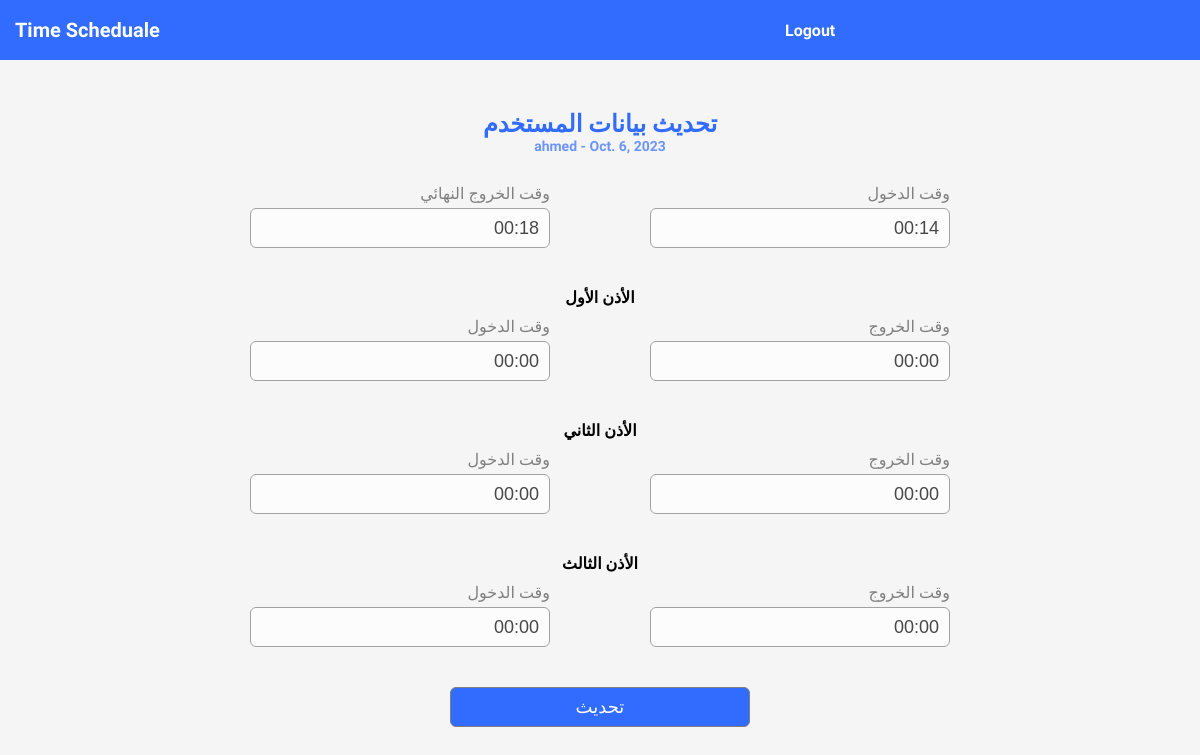
The page /managment/update/4 on the database as committed earlier.
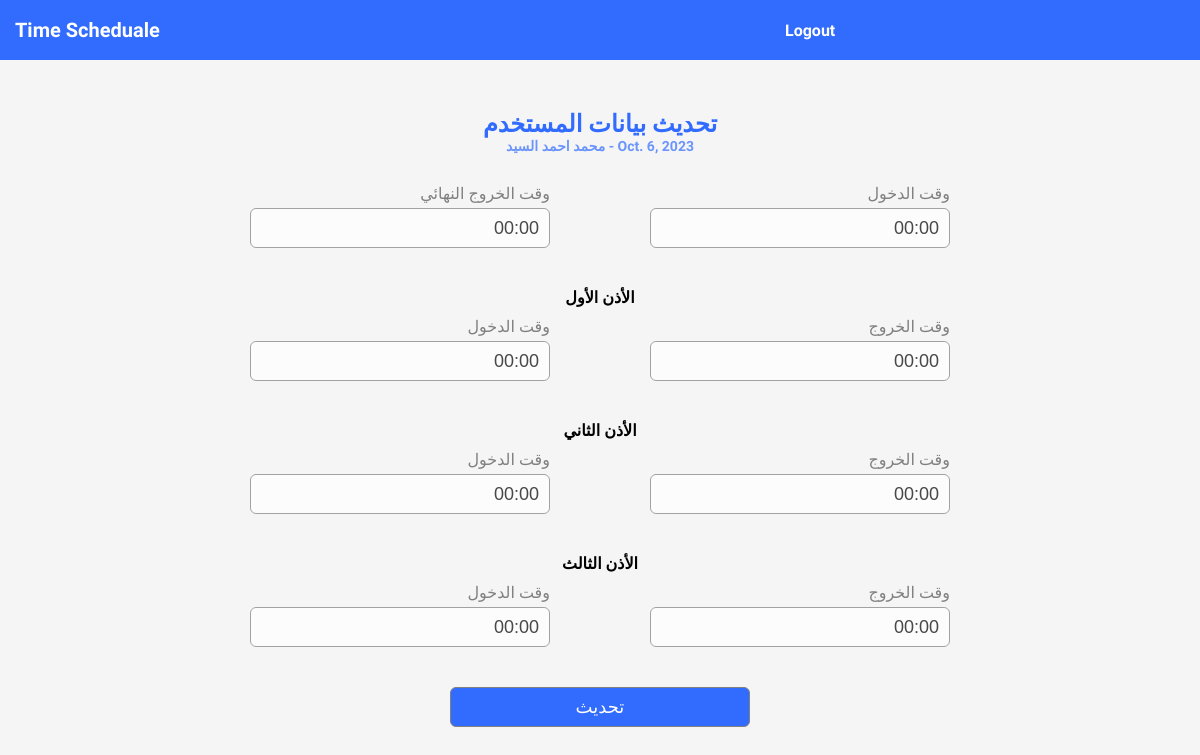
The same page on the database as committed later.
### employee/models.py (models this page shows, shortened)
class Employee(models.Model):
    name = models.CharField(max_length=300, null=True, blank=True)
    civil_id = models.CharField(max_length=300, null=True, blank=True)
    department = models.CharField(max_length=300, null=True, blank=True)
    enterance_time = models.TimeField(default=time(0,0) , null=True, blank=True)
    permission_leaving_time = models.TimeField(default=time(0,0), null=True, blank=True)
    permission_entering_time = models.TimeField(default=time(0,0), null=True, blank=True)
    is_permit_private_1 = models.BooleanField(default=True, null=True, blank=True)
    is_permit_hospital_1 = models.BooleanField(default=False, null=True, blank=True)
    is_permit_official_1 = models.BooleanField(default=False, null=True, blank=True)
    permission_leaving_time_2 = models.TimeField(default=time(0,0), null=True, blank=True)
    permission_entering_time_2 = models.TimeField(default=time(0,0), null=True, blank=True)
    is_permit_private_2 = models.BooleanField(default=True, null=True, blank=True)
    is_permit_hospital_2 = models.BooleanField(default=False, null=True, blank=True)
    is_permit_official_2 = models.BooleanField(default=False, null=True, blank=True)
    permission_leaving_time_3 = models.TimeField(default=time(0,0), null=True, blank=True)
    permission_entering_time_3 = models.TimeField(default=time(0,0), null=True, blank=True)
    is_permit_private_3 = models.BooleanField(default=True, null=True, blank=True)
    is_permit_hospital_3 = models.BooleanField(default=False, null=True, blank=True)
    is_permit_official_3 = models.BooleanField(default=False, null=True, blank=True)
    final_leaving_time = models.TimeField(default=time(0,0),null=True, blank=True)
    created_date = models.DateTimeField(default=timezone.now)

### managment/views.py (the view, shortened to what this page needs)
# urls.py: path("update/<str:pk>", UpdateView.as_view(), name="managment_update"),
class UpdateView(View):
    def get(self,request, pk):
        employee = Employee.objects.get(pk=pk)
        id = employee.id
        name = employee.name
        created_date = today
        enterance_time = employee.enterance_time.strftime("%H:%M")
        final_leaving_time = employee.final_leaving_time.strftime("%H:%M")
        permission_leaving_time = employee.permission_leaving_time.strftime("%H:%M")
        permission_entering_time = employee.permission_entering_time.strftime("%H:%M")
        permission_leaving_time_2 = employee.permission_leaving_time_2.strftime("%H:%M")
        permission_entering_time_2 = employee.permission_entering_time_2.strftime("%H:%M")
        permission_leaving_time_3 = employee.permission_leaving_time_3.strftime("%H:%M")
        permission_entering_time_3 = employee.permission_entering_time_3.strftime("%H:%M")
        context = {"id":id, "name":name, "created_date":created_date,  "enterance_time":enterance_time, "final_leaving_time":final_leaving_time, "permission_leaving_time":permission_leaving_time, "permission_entering_time":permission_entering_time,
                  "permission_leaving_time_2":permission_leaving_time_2,"permission_entering_time_2":permission_entering_time_2,
                  "permission_leaving_time_3":permission_leaving_time_3, "permission_entering_time_3":permission_entering_time_3}
        return render(request, "managment/update.html", context)

### templates/managment/update.html (shortened to what this page needs)
{% extends 'base.html' %}
{% load static %}
{% block content %}
<link rel="stylesheet" href="{% static 'css/update.css' %}" />
{% include "navebar.html" %}
<div class="container">
    <h2>تحديث بيانات المستخدم</h1>
    <h3>{{name}} - {{created_date}}</h3>
    <form method="POST" action="{% url "managment_update" id %}" dir="rtl">
        <div class="row">
            <div class="input-item">
                <label for="enter-time">وقت الدخول</label>
                <input type="text" name="enter-time" id="enter-time" value={{enterance_time}} />
            </div>
            <div class="input-item">
                <label for="final-leave-time">وقت الخروج النهائي</label>
                <input type="text" name="final-leave-time" id="final-leave-time" value={{final_leaving_time}} />
            </div>
       </div>
       <div class="permission-lable">
        <p>الأذن الأول</p>
       </div>
       <div class="row">
        <div class="input-item">
            <label for="permission-leave-time-1">وقت الخروج</label>
            <input type="text" name="permission-leave-time-1" id="permission-leave-time-1" value={{permission_leaving_time}} />
        </div>
        <div class="input-item">
            <label for="permission-enter-time-1">وقت الدخول</label>
            <input type="text" name="permission-enter-time-1" id="permission-enter-time-1" value={{permission_entering_time}} />
        </div>
    </div>
    <div class="permission-lable">
        <p>الأذن الثاني</p>
    </div>
    <div class="row">
        <div class="input-item">
            <label for="permission-leave-time-2">وقت الخروج</label>
            <input type="text" name="permission-leave-time-2" id="permission-leave-time-2" value={{permission_leaving_time_2}} />
        </div>
        <div class="input-item">
            <label for="permission-enter-time-2">وقت الدخول</label>
            <input type="text" name="permission-enter-time-2" id="permission-enter-time-2" value={{permission_entering_time_2}} />
        </div>
    </div>
    <div class="permission-lable">
        <p>الأذن الثالث</p>
    </div>
    <div class="row">
        <div class="input-item">
            <label for="permission-leave-time-3">وقت الخروج</label>
            <input type="text" name="permission-leave-time-3" id="permission-leave-time-3" value={{permission_leaving_time_3}} />
        </div>
        <div class="input-item">
            <label for="permission-enter-time-3">وقت الدخول</label>
            <input type="text" name="permission-enter-time-3" id="permission-enter-time-3" value={{permission_entering_time_3}} />
        </div>
    </div>
    <div class="button">
        <button type="submit">تحديث</button>
    </div>
    </form>
</div>
{% endblock content %}

Rows that differ between the two databases and show on the page:
changed Employee: name "ahmed" → "محمد احمد السيد"
Other text that changed with them:
form field enter-time: "00:14" → "00:00"
form field final-leave-time: "00:18" → "00:00"
